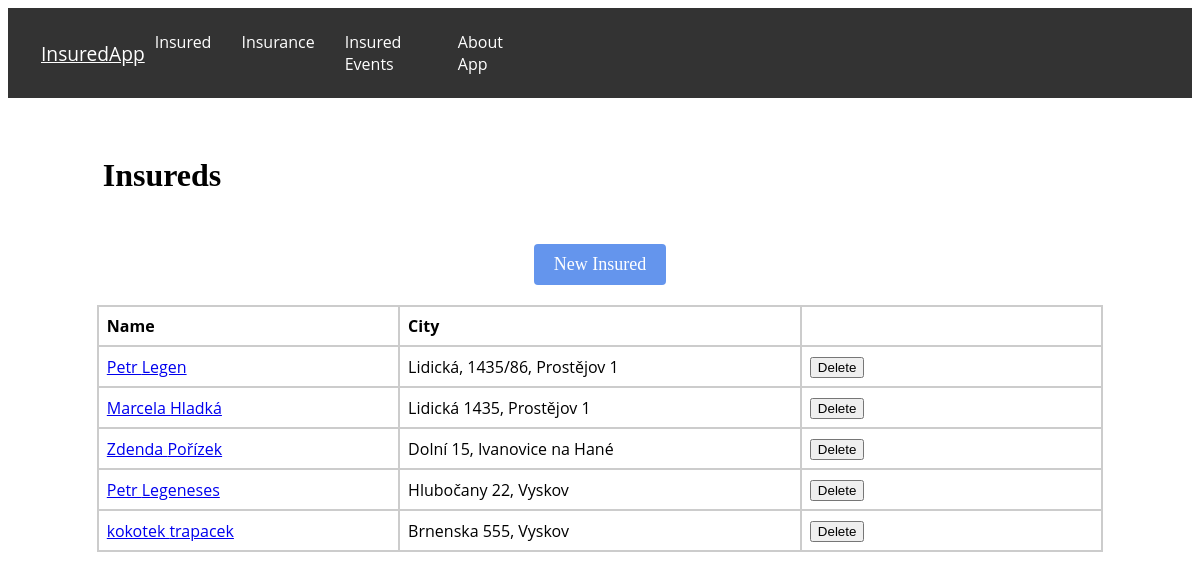
Before: /insured/ with the older database file.
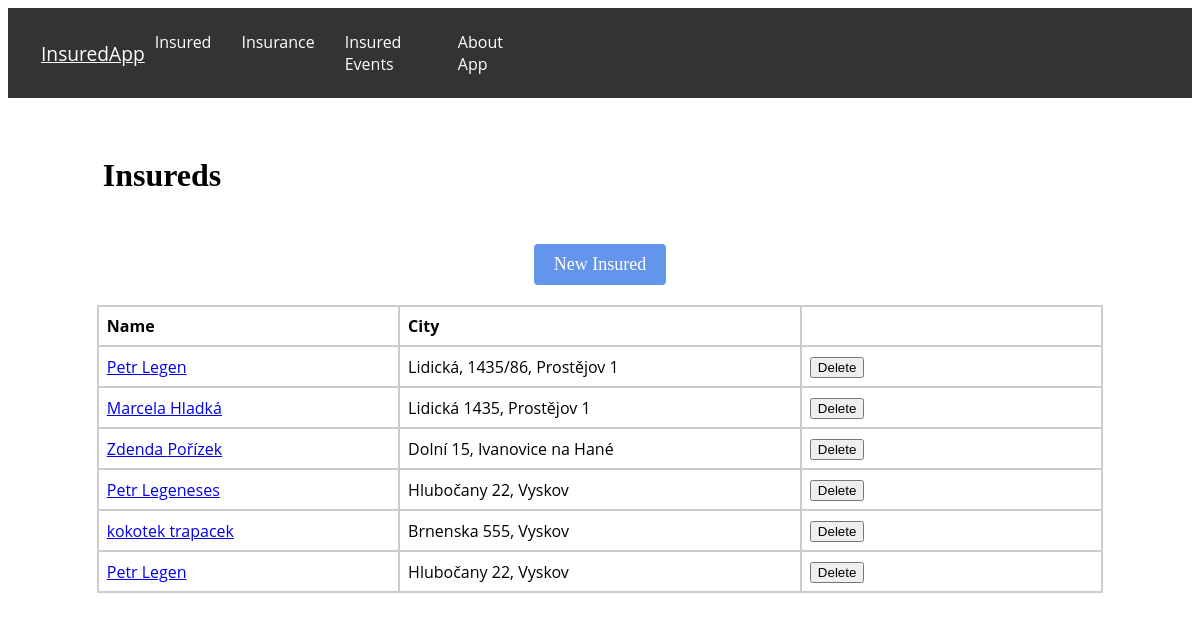
After: the same page with the newer database file.
### evidence/models.py (models this page shows, shortened)
class Insured(models.Model):
    user = models.ForeignKey(User, on_delete=models.CASCADE, related_name='insured', null=True)
    ROLE_CHOICES = (
        ('insurer', 'Insurer'),
        ('insured', 'Insured'),
    )
    first_name = models.CharField(max_length=100)
    profile_photo = models.ImageField(upload_to='profile_photos', blank=True, null=True)
    last_name = models.CharField(max_length=100)
    email = models.EmailField()
    role = models.CharField(max_length=10, choices=ROLE_CHOICES, null=True)
    street = models.CharField(max_length=100)
    city = models.CharField(max_length=64)
    zipcode = models.IntegerField()
    phone = models.CharField(max_length=16)

### evidence/views.py (the view)
# urls.py: path('insured/', views.insured, name='insured'),
def insured(request):
    insureds = Insured.objects.prefetch_related('insurance')
    return render(request, 'insured.html', {'insureds': insureds})

### evidence/templates/insured.html (shortened to what this page needs)
{% extends 'base.html' %}
{% block content %}
    <h1 class="insured-h">Insureds</h1>
    <div class="center">
        <a href="{% url 'new_insured' %}" class="button-insured">New Insured</a>
    </div>
    <table class="insured-table">
        <thead>
            <tr>
                <th>Name</th>
                <th>City</th>
                <th></th>
            </tr>
        </thead>
        <tbody>
            {% for insured in insureds %}
                <tr>
                    <td><a href="{% url 'insured_detail' insured.id %}">{{ insured.first_name }} {{ insured.last_name }}</a></td>
                    <td>{{ insured.street }}, {{ insured.city }}</td>
                    <td><form method="post" action="{% url 'delete_insured' insured.id %}">
                            <button type="submit" class="delete-button" onclick="return confirm('Are you sure you want to delete this insured?')">Delete</button>
                        </form>
                    </td>
                </tr>
            {% endfor %}
        </tbody>
    </table>
{% endblock %}

Changed rows visible on the page:
added Insured: first_name "Petr", last_name "Legen", street "Hlubočany 22", city "Vyskov"
